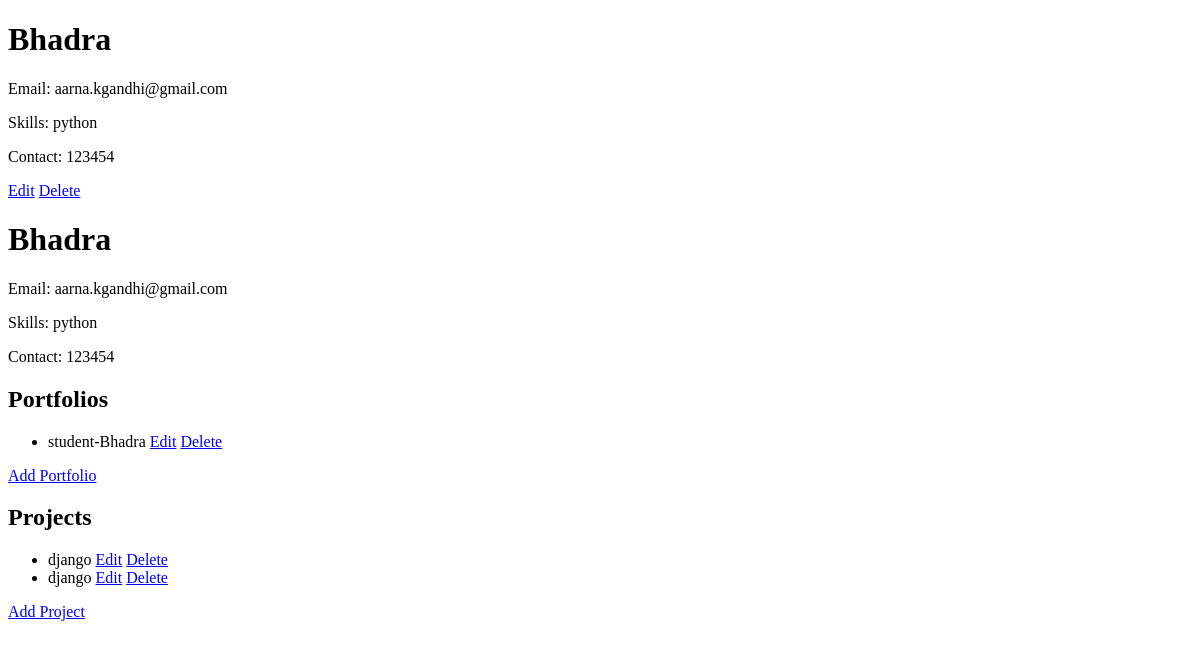
The app's page /users/2/, older data.
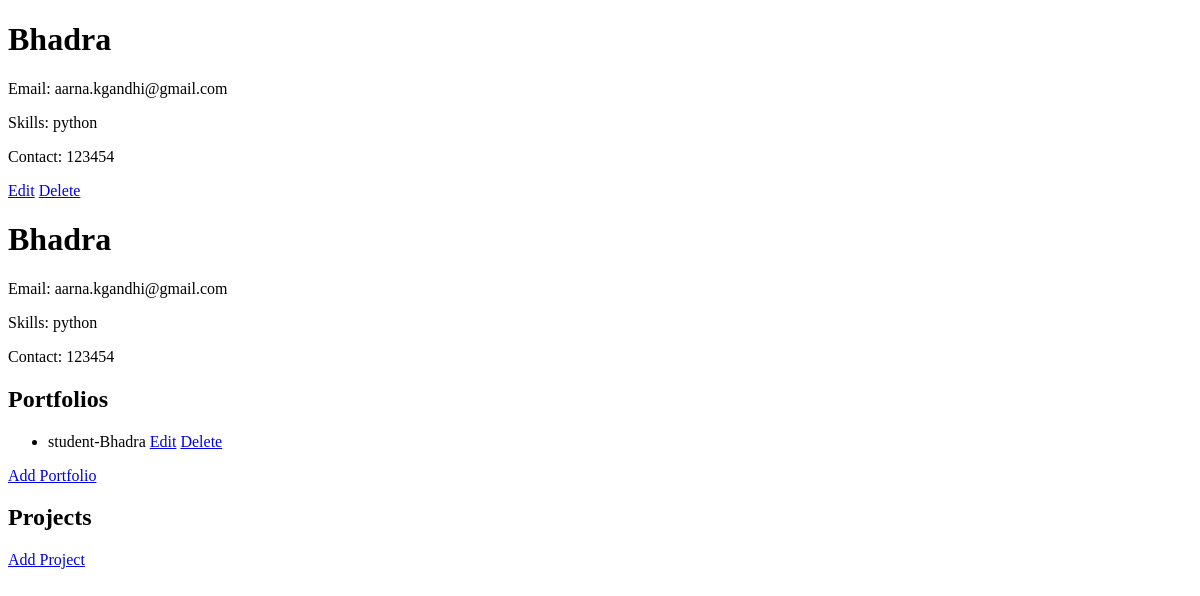
The same page, newer data.
### user_profile/models.py (models this page shows, shortened)
class Portfolio(models.Model):
    user = models.ForeignKey(UserProfile, on_delete=models.CASCADE)
    title = models.CharField(max_length=100)
    description = models.TextField()
    work_experience = models.TextField(blank=True, null=True)
    education = models.TextField(blank=True, null=True)
    certifications = models.TextField(blank=True, null=True)

class ProjectShowcase(models.Model):
    portfolio = models.ForeignKey(Portfolio, on_delete=models.CASCADE)
    project_name = models.CharField(max_length=100)
    description = models.TextField()
    image = models.ImageField(upload_to='projects/', blank=True, null=True)
    link = models.URLField(blank=True, null=True)

### user_profile/views.py (the view)
# urls.py: path('users/<int:pk>/', views.user_detail, name='user_detail'),
def user_detail(request, pk):
    user = get_object_or_404(UserProfile, pk=pk)
    return render(request, 'user_profile/user_detail.html', {'user': user})

### user_profile/templates/user_profile/user_detail.html (shortened to what this page needs)
<!DOCTYPE html>
<html lang="en">
<head>
</head>
<body>
<h1>{{ user.name }}</h1>
<p>Email: {{ user.email }}</p>
<p>Skills: {{ user.skills }}</p>
<p>Contact: {{ user.contact }}</p>
<a href="{% url 'user_update' user.id %}">Edit</a>
<a href="{% url 'user_delete' user.id %}">Delete</a>
<h1>{{ user.name }}</h1>
<p>Email: {{ user.email }}</p>
<p>Skills: {{ user.skills }}</p>
<p>Contact: {{ user.contact }}</p>
<h2>Portfolios</h2>
<ul>
    {% for portfolio in user.portfolio_set.all %}
    <li>
        {{ portfolio.title }}
        <a href="{% url 'portfolio_update' portfolio.id %}">Edit</a>
        <a href="{% url 'portfolio_delete' portfolio.id %}">Delete</a>
    </li>
    {% endfor %}
</ul>
<a href="{% url 'portfolio_create' %}">Add Portfolio</a>
<h2>Projects</h2>
<ul>
    {% for project in user.portfolio_set.all %}
    {% for proj in project.projectshowcase_set.all %}
    <li>
        {{ proj.project_name }}
        <a href="{% url 'project_update' proj.id %}">Edit</a>
        <a href="{% url 'project_delete' proj.id %}">Delete</a>
    </li>
    {% endfor %}
    {% endfor %}
</ul>
<a href="{% url 'project_create' %}">Add Project</a>
</body>
</html>

Row changes from the older to the newer data that the page shows:
removed ProjectShowcase: project_name "django"
removed ProjectShowcase: project_name "django"
